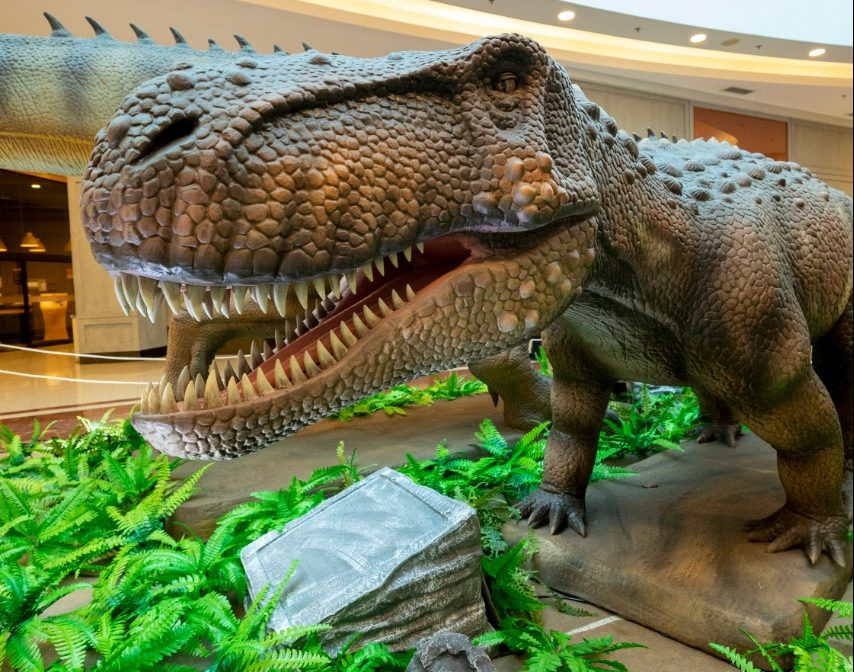
#> input picture tarefa01/dinossauro.jpg, 854 x 672 px, found by its file name
$ jupyter execute --allow-errors tarefa01.ipynb   (shell and % lines are left out)
#> lines starting #> are read from the running program, lines starting #| are printed output that depends on the picture
#> (a cell that did not finish here is left out)

[cell 2]
import cv2
import numpy as np
import matplotlib.pyplot as plt
from IPython.display import Image

[cell 3]
# 1
imagem_dinossauro = cv2.imread("C:\\Users\\ronal\\OneDrive\\Documentos\\Projetos\\visao-computacional\\tarefa01\\dinossauro.jpg")
#> imagem_dinossauro is the input picture: shape (672, 854, 3); mean B, G, R 77.1, 114.4, 108.3

[cell 4]
# 2
print(imagem_dinossauro)
#> (printed output is left out)

[cell 5]
# 3
plt.imshow(imagem_dinossauro)
#> (this line was passed over: IPython is not available in this run)

[cell 6]
# 4
imagem_dinossauro_cinza = cv2.cvtColor(imagem_dinossauro, cv2.COLOR_BGR2GRAY)
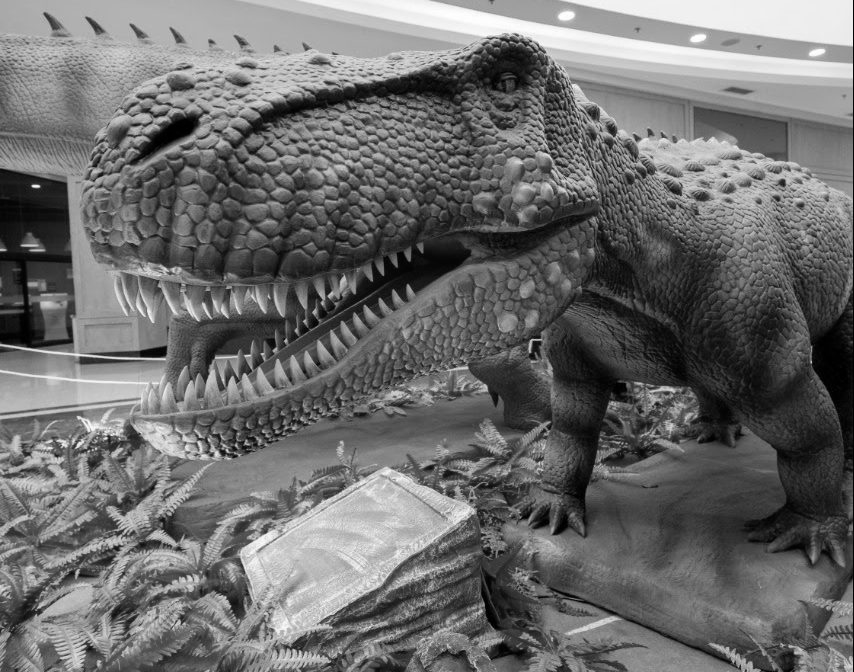
#> imagem_dinossauro_cinza: shape (672, 854); min 0, max 255, mean 108.3
plt.imshow(imagem_dinossauro_cinza, cmap='gray')
#> (this line was passed over: IPython is not available in this run)

[cell 7]
# 5
imagem_dinossauro_negativa = (255-imagem_dinossauro)
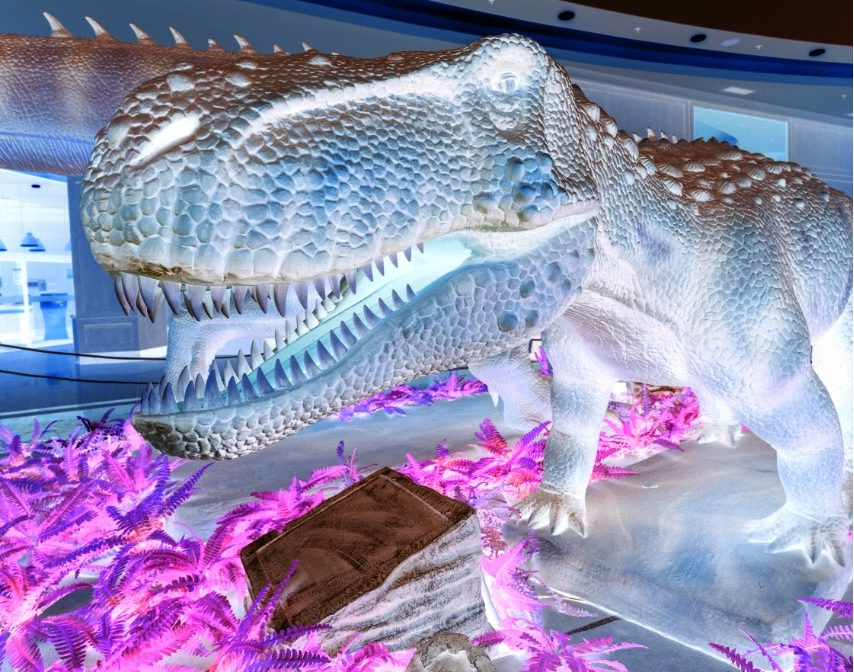
#> imagem_dinossauro_negativa: shape (672, 854, 3); mean B, G, R 177.9, 140.6, 146.7
plt.imshow(imagem_dinossauro_negativa)
#> (this line was passed over: IPython is not available in this run)

[cell 8]
# 6
r, g, b = cv2.split(imagem_dinossauro)
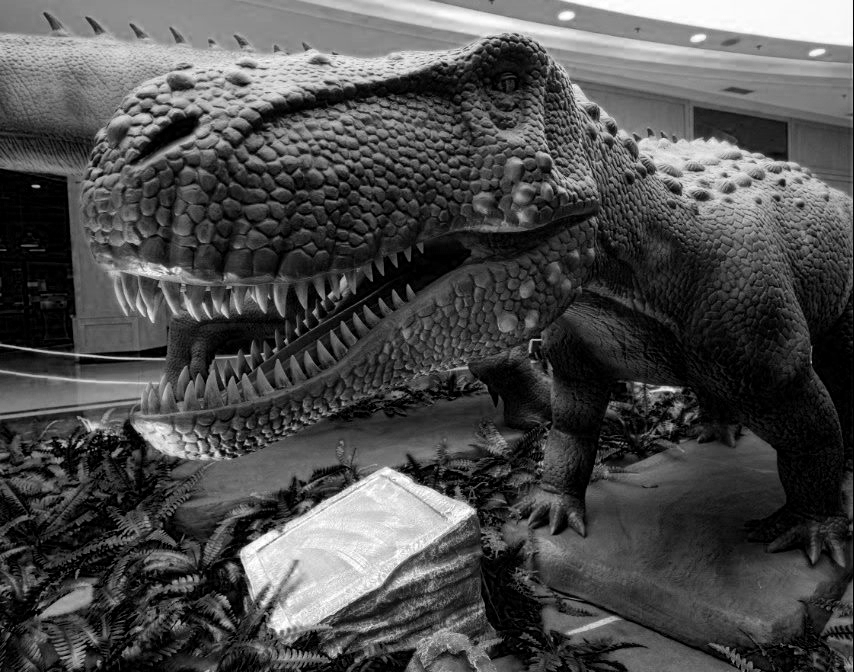
#> r: shape (672, 854); min 0, max 255, mean 77.1
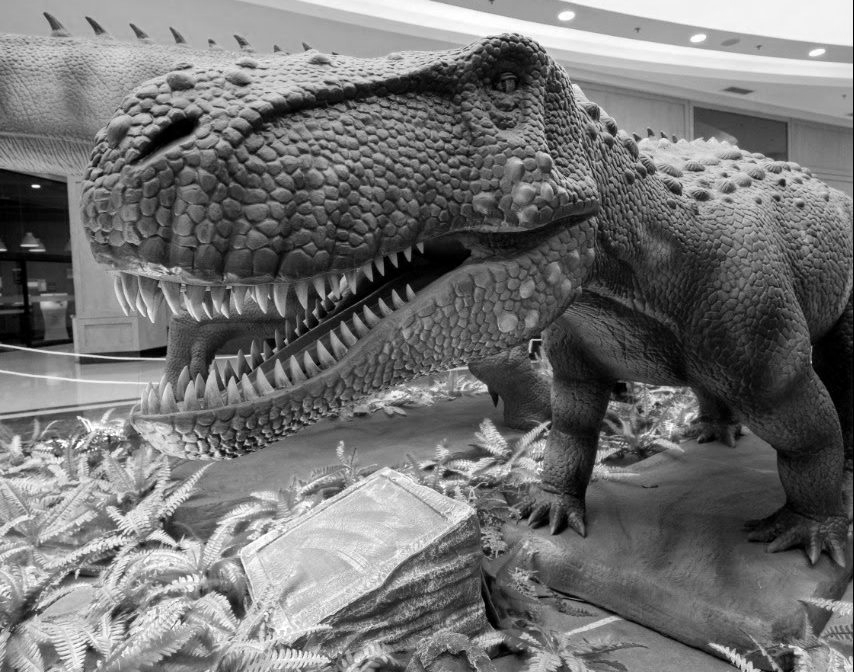
#> g: shape (672, 854); min 0, max 255, mean 114.4
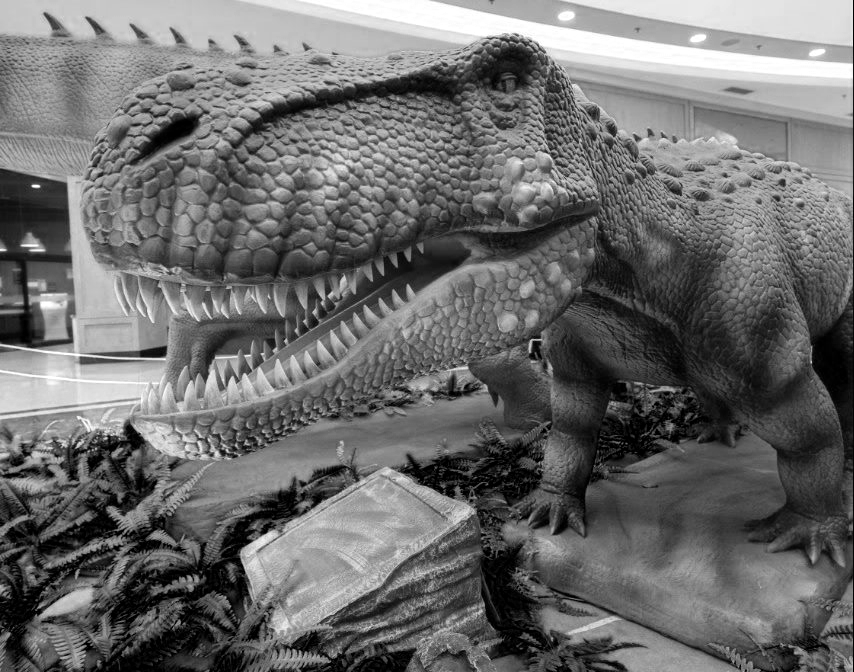
#> b: shape (672, 854); min 0, max 255, mean 108.3

plt.figure(figsize=[20,5])
#> (this line was passed over: IPython is not available in this run)
plt.subplot(141);plt.imshow(r, cmap='gray');plt.title("Vermelho")
#> (this line was passed over: IPython is not available in this run)
#> (this line was passed over: IPython is not available in this run)
#> (this line was passed over: IPython is not available in this run)
plt.subplot(142);plt.imshow(g,cmap='gray');plt.title("Verde")
plt.subplot(143);plt.imshow(b,cmap='gray');plt.title("Azul")

imagem_dinossauro_mesclada = cv2.merge((r,g,b))
plt.subplot(144);plt.imshow(imagem_dinossauro_mesclada[:,:,::-1]);plt.title("Sobreposição dos canais RGB");
